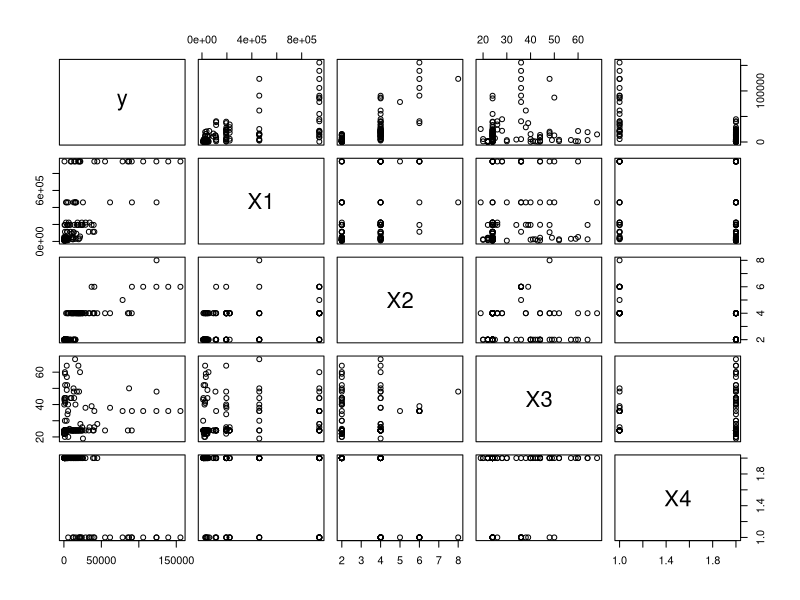
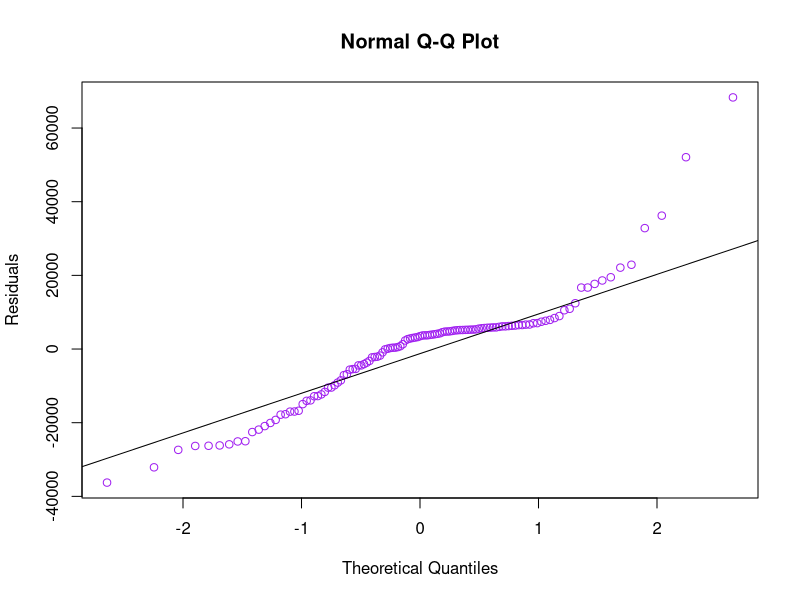
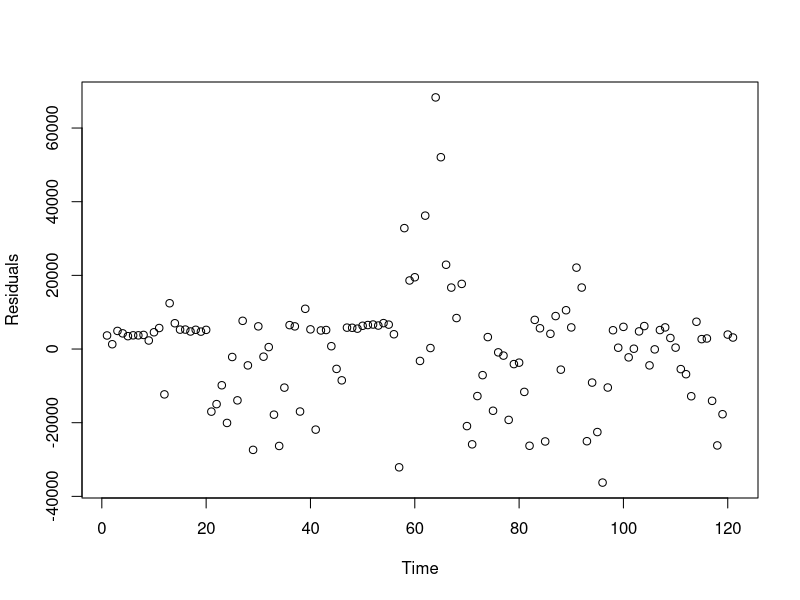
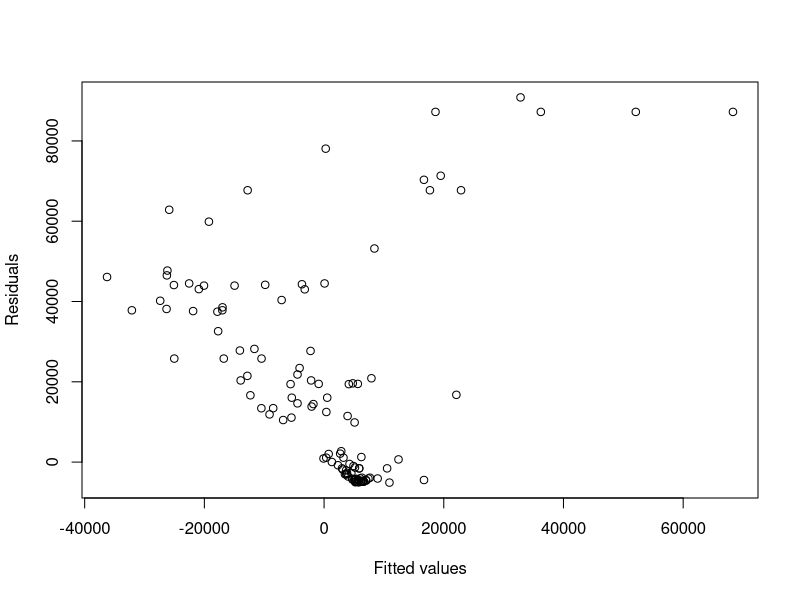
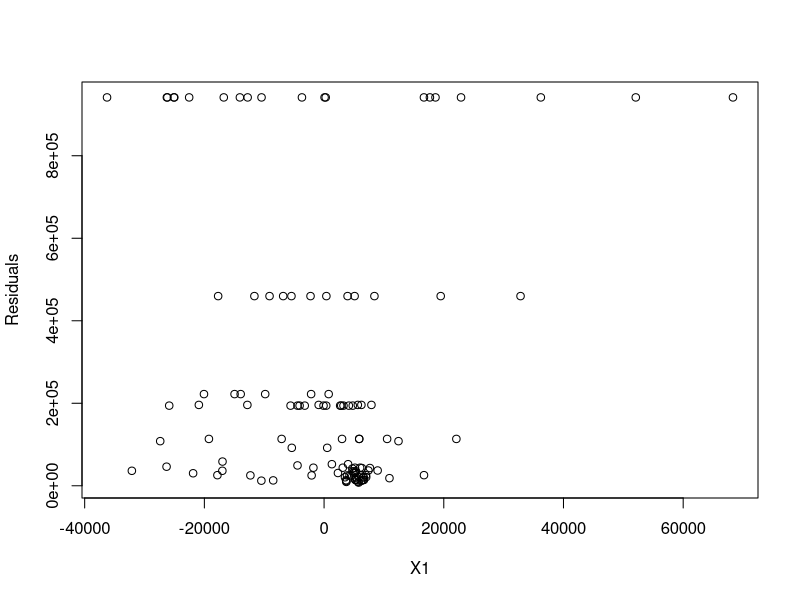
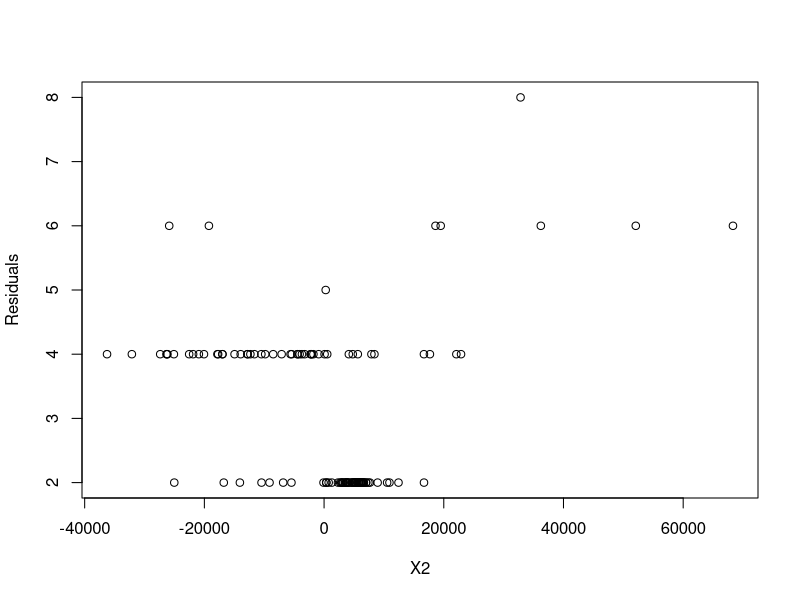
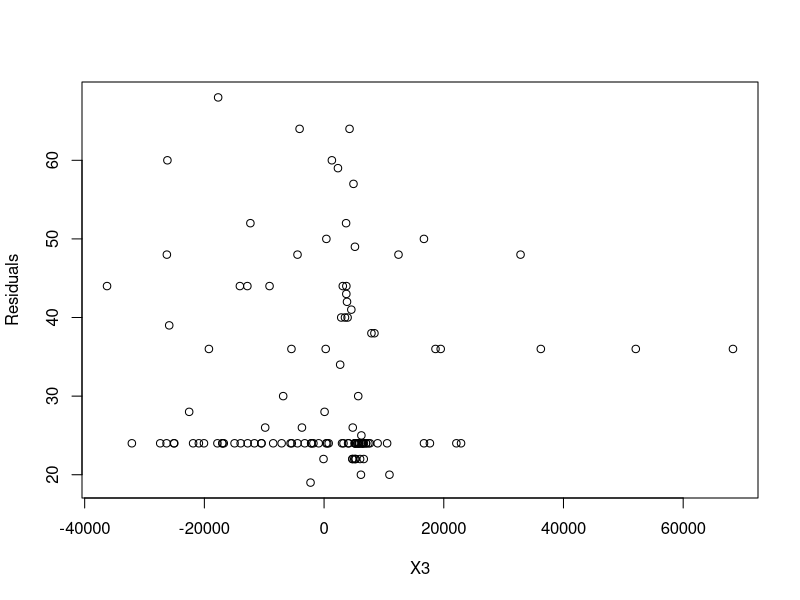

Recreate these plots in R, in order.
#1. load data
trafficdata_raw = read.table("aadt.txt", header = FALSE) #must place the csv file same level as this working file
View(trafficdata_raw)
dim(trafficdata_raw) #121   8

#2. Graphic display of the observed data
trafficdata = data.frame(
  y = trafficdata_raw$V1,
  X1 = trafficdata_raw$V2,
  X2 = trafficdata_raw$V3,
  X3 = trafficdata_raw$V4,
  X4 = trafficdata_raw$V5
)
#scatter plot matrix
plot(trafficdata)

#3. Modeling multiple linear regression with R
mlr = lm(y~X1+X2+X3+X4, data = trafficdata)
summary(mlr)


#4. Adequacy checking (From the viewpoint of the fitted model)

#4.1 Statistical tests for model adequacy

#extract summary statistics
mlr_summary <- summary(mlr)
cat("F-statistic and R-squared:\n")
cat("F-statistic:", mlr_summary$fstatistic[1], "on", 
    mlr_summary$fstatistic[2], "and", mlr_summary$fstatistic[3], "DF\n")
cat("p-value:", pf(mlr_summary$fstatistic[1], 
                   mlr_summary$fstatistic[2], 
                   mlr_summary$fstatistic[3], 
                   lower.tail = FALSE), "\n")
cat("Multiple R-squared:", mlr_summary$r.squared, "\n")
cat("Adjusted R-squared:", mlr_summary$adj.r.squared, "\n\n")

# t-tests for individual coefficients
cat("t-tests for individual coefficients:\n")
coefficients_table <- mlr_summary$coefficients
print(coefficients_table)

#interpretation of t-tests
cat("\nInterpretation of t-tests:\n")
for(i in 1:nrow(coefficients_table)) {
  predictor_name <- rownames(coefficients_table)[i]
  t_value <- coefficients_table[i, "t value"]
  p_value <- coefficients_table[i, "Pr(>|t|)"]
  
  significance <- ifelse(p_value < 0.001, "***",
                        ifelse(p_value < 0.01, "**",
                              ifelse(p_value < 0.05, "*",
                                    ifelse(p_value < 0.1, ".", " "))))
  
  cat(sprintf("H0: β_%s = 0: t = %.3f, p-value = %.4f %s\n", 
              ifelse(i==1, "0 (Intercept)", 
                     ifelse(predictor_name=="X1", "1", 
                            ifelse(predictor_name=="X2", "2", 
                                   ifelse(predictor_name=="X3", "3", "4")))), 
              t_value, p_value, significance))
}

#F-test for overall model significance
cat("\nOverall Model F-test:\n")
cat("H0: β1 = β2 = β3 = β4 = 0\n")
cat("H1: At least one βj ≠ 0\n")
f_pvalue <- pf(mlr_summary$fstatistic[1], 
               mlr_summary$fstatistic[2], 
               mlr_summary$fstatistic[3], 
               lower.tail = FALSE)
cat("F-statistic:", round(mlr_summary$fstatistic[1], 3), "\n")
cat("p-value:", format.pval(f_pvalue), "\n")

if(f_pvalue < 0.05) {
  cat("Conclusion: Reject H0 - The model is statistically significant.\n")
} else {
  cat("Conclusion: Fail to reject H0 - The model is not statistically significant.\n")
}

#R-squared interpretation
cat("\nR-squared Interpretation:\n")
cat("The model explains", round(mlr_summary$r.squared * 100, 1), 
    "% of the variance in AADT.\n")
cat("Adjusted R-squared (penalized for number of predictors):", 
    round(mlr_summary$adj.r.squared * 100, 1), "%\n")

#check if model simplification is needed
cat("\n=== Variable Significance Assessment ===\n")
significant_vars <- rownames(coefficients_table)[coefficients_table[, "Pr(>|t|)"] < 0.05]
non_significant_vars <- rownames(coefficients_table)[coefficients_table[, "Pr(>|t|)"] >= 0.05 & 
                                                     rownames(coefficients_table) != "(Intercept)"]

if(length(non_significant_vars) > 0) {
  cat("Potentially non-significant predictors (p ≥ 0.05):", 
      paste(non_significant_vars, collapse = ", "), "\n")
  cat("Consider removing these variables to simplify the model.\n")
} else {
  cat("All predictors are statistically significant at α = 0.05 level.\n")
}

if(length(significant_vars) > 1) { #excluding the intercept
  cat("Significant predictors:", 
      paste(significant_vars[significant_vars != "(Intercept)"], collapse = ", "), "\n")
}

#from the viewpoint of residuals 
#4.2.1
qqnorm(residuals(mlr),ylab ='Residuals',col="purple")
qqline(residuals(mlr))

#4.2.2
par(mfrow=c(1, 1))

# Plot residuals vs Time
plot(residuals(mlr), ylab='Residuals', xlab='Time')

# Plot residuals vs Fitted values
plot(residuals(mlr), fitted(mlr), ylab='Residuals', xlab='Fitted values')

# Plot residuals vs X1
plot(residuals(mlr), trafficdata$X1, ylab='Residuals', xlab='X1')

# Plot residuals vs X2
plot(residuals(mlr), trafficdata$X2, ylab='Residuals', xlab='X2')

# Plot residuals vs X3
plot(residuals(mlr), trafficdata$X3, ylab='Residuals', xlab='X3')

#4.2.3
library(lmtest)
dwtest(y~X1+X2+X3+X4, data=trafficdata)

#4.2.4
